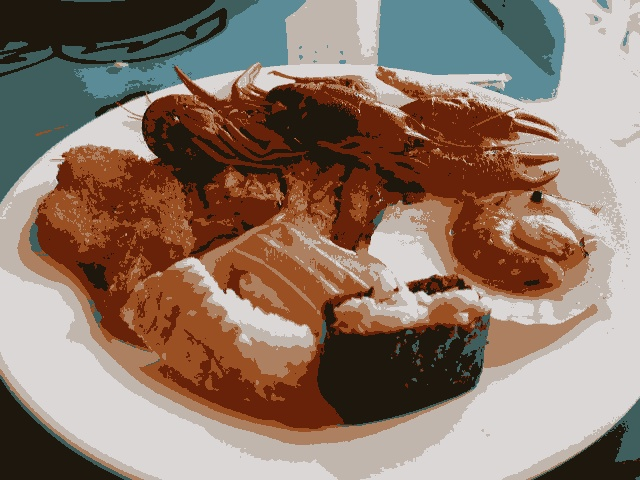
//> input picture PDI/kmeans/kmeans0.jpg, 640 x 480 px
$ ./kmeans kmeans0.jpg kmeans1.jpg   (built with g++ and OpenCV 4)
//> lines starting //> are read from the running program, lines starting //| are printed output that depends on the picture
#include <cstdlib>
#include <opencv2/opencv.hpp>

int main(int argc, char** argv) {
  int nClusters = 8, nRodadas = 1, rp = 0;

  cv::Mat rotulos, centros;

  if (argc != 3) {
    std::cout << "kmeans entrada.jpg saida.jpg\n";
    exit(0);
  }
for(rp = 0; rp<10; rp++){
  cv::Mat img = cv::imread(argv[1], cv::IMREAD_COLOR);
//> img is the input picture: 480 rows x 640 cols, CV_8UC3; mean B, G, R 105.6, 119.5, 141.5
  cv::Mat samples(img.rows * img.cols, 3, CV_32F);

  for (int y = 0; y < img.rows; y++) {
    for (int x = 0; x < img.cols; x++) {
      for (int z = 0; z < 3; z++) {
        samples.at<float>(y + x * img.rows, z) = img.at<cv::Vec3b>(y, x)[z];
      }
    }
  }

  cv::kmeans(samples, nClusters, rotulos, cv::TermCriteria(cv::TermCriteria::EPS | cv::TermCriteria::COUNT, 10000, 0.0001), nRodadas, cv::KMEANS_RANDOM_CENTERS, centros);
//> centros = [[36.77, 79.84, 153.2], [47.34, 81.88, 146], [98.07, 128.1, 172.6], [76.48, 86.79, 85.73], [199.5, 203.7, 210.5], [149.8, 138.6, 92.2], [93.49, 94.48, 63.6], [10.74, 29.09, 69.28]]

  cv::Mat rotulada(img.size(), img.type());
  for (int y = 0; y < img.rows; y++) {
    for (int x = 0; x < img.cols; x++) {
      int indice = rotulos.at<int>(y + x * img.rows, 0);
      rotulada.at<cv::Vec3b>(y, x)[0] = (uchar)centros.at<float>(indice, 0);
      rotulada.at<cv::Vec3b>(y, x)[1] = (uchar)centros.at<float>(indice, 1);
      rotulada.at<cv::Vec3b>(y, x)[2] = (uchar)centros.at<float>(indice, 2);
    }
  }
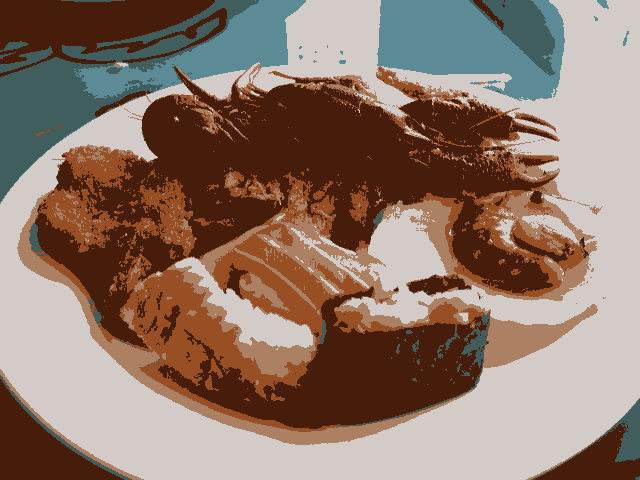
//> rotulada: 480 rows x 640 cols, CV_8UC3; mean B, G, R 105.1, 119.1, 141.2
  cv::imshow("kmeans", rotulada);
  cv::imwrite("kmeans"+ std::to_string(rp)+ ".jpg", rotulada);
  cv::waitKey();
  }
}
